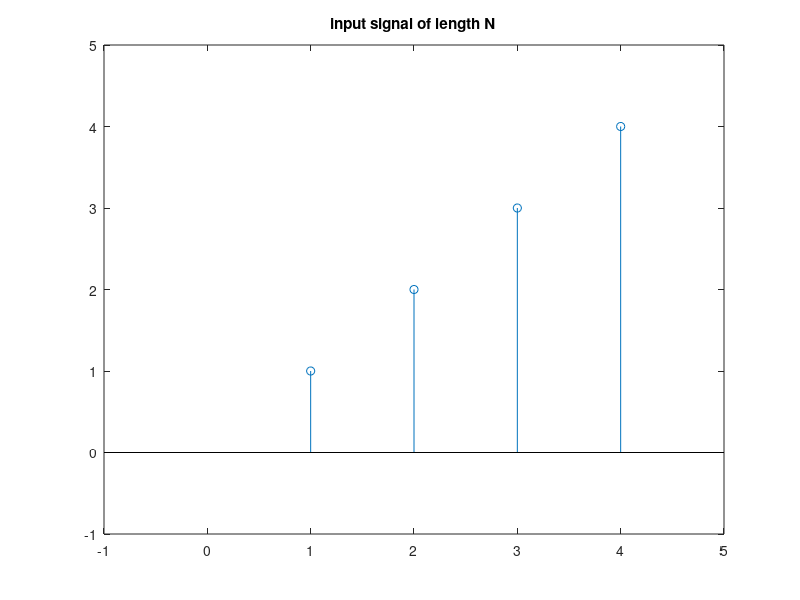
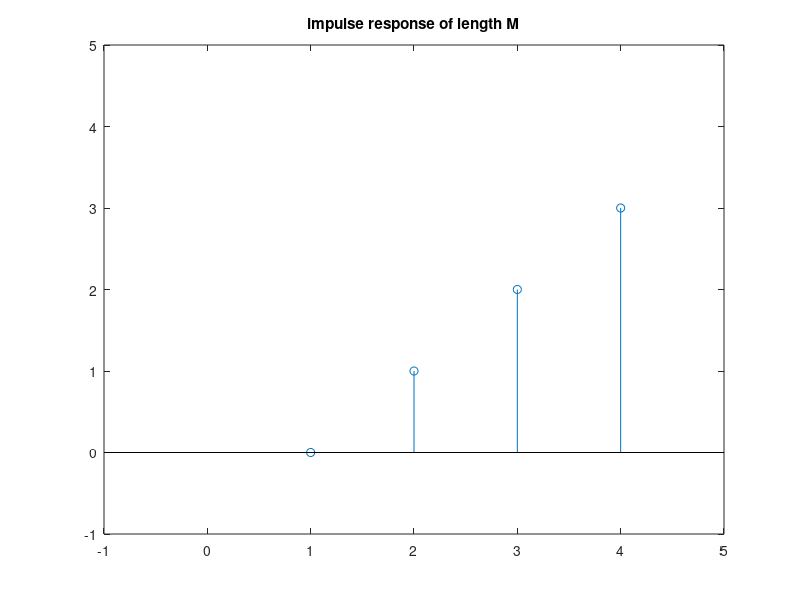
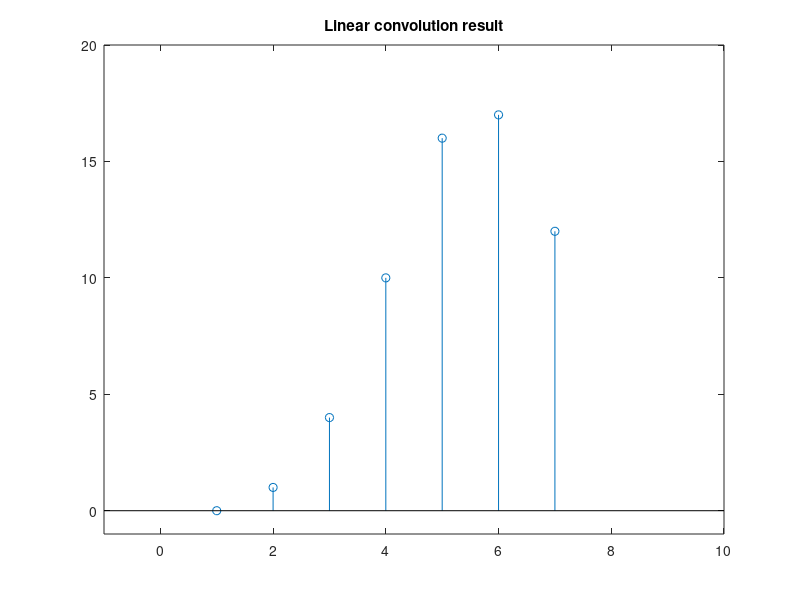

Here is the MATLAB script that generated these plots, in order:
% conv-example2 - Linear Convolution Example 3.13 p 125 Blandford
% EECE 4510 / 5510 - Marquette University
% Fred J. Frigo
% Sep - 2024

x = [1 2 3 4]; % input signal
h = [0 1 2 3]; % impulse response

figure();
stem(x);
axis( [-1 5 -1 5]);
title("input signal of length N");

figure();
stem(h);
axis( [-1 5 -1 5]);
title("impulse response of length M");

figure();
y=conv(x,h);
stem(y);
axis( [-1 10 -1 20]);
title("Linear convolution result");
